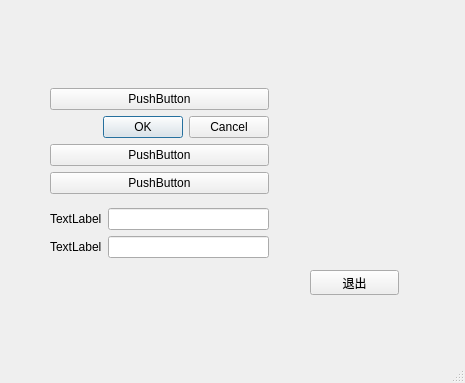
<?xml version="1.0" encoding="UTF-8"?>
<ui version="4.0">
 <class>MainWindow</class>
 <widget class="QMainWindow" name="MainWindow">
  <property name="geometry">
   <rect>
    <x>0</x>
    <y>0</y>
    <width>465</width>
    <height>383</height>
   </rect>
  </property>
  <property name="windowTitle">
   <string>MainWindow</string>
  </property>
  <widget class="QWidget" name="centralwidget">
   <widget class="QPushButton" name="pushButton_4">
    <property name="geometry">
     <rect>
      <x>310</x>
      <y>270</y>
      <width>89</width>
      <height>25</height>
     </rect>
    </property>
    <property name="text">
     <string>退出</string>
    </property>
   </widget>
   <widget class="QWidget" name="">
    <property name="geometry">
     <rect>
      <x>50</x>
      <y>80</y>
      <width>219</width>
      <height>186</height>
     </rect>
    </property>
    <layout class="QGridLayout" name="gridLayout_2">
     <item row="0" column="0">
      <layout class="QVBoxLayout" name="verticalLayout">
       <item>
        <widget class="QPushButton" name="pushButton_2">
         <property name="text">
          <string>PushButton</string>
         </property>
        </widget>
       </item>
       <item>
        <widget class="QDialogButtonBox" name="buttonBox">
         <property name="standardButtons">
          <set>QDialogButtonBox::Cancel|QDialogButtonBox::Ok</set>
         </property>
        </widget>
       </item>
       <item>
        <widget class="QPushButton" name="pushButton">
         <property name="text">
          <string>PushButton</string>
         </property>
        </widget>
       </item>
       <item>
        <widget class="QPushButton" name="pushButton_3">
         <property name="text">
          <string>PushButton</string>
         </property>
        </widget>
       </item>
      </layout>
     </item>
     <item row="1" column="0">
      <layout class="QGridLayout" name="gridLayout">
       <item row="0" column="0">
        <widget class="QLabel" name="label">
         <property name="text">
          <string>TextLabel</string>
         </property>
        </widget>
       </item>
       <item row="0" column="1">
        <widget class="QLineEdit" name="lineEdit"/>
       </item>
       <item row="1" column="0">
        <widget class="QLabel" name="label_2">
         <property name="text">
          <string>TextLabel</string>
         </property>
        </widget>
       </item>
       <item row="1" column="1">
        <widget class="QLineEdit" name="lineEdit_2"/>
       </item>
      </layout>
     </item>
    </layout>
   </widget>
  </widget>
  <widget class="QMenuBar" name="menubar">
   <property name="geometry">
    <rect>
     <x>0</x>
     <y>0</y>
     <width>465</width>
     <height>28</height>
    </rect>
   </property>
  </widget>
  <widget class="QStatusBar" name="statusbar"/>
 </widget>
 <resources/>
 <connections>
  <connection>
   <sender>pushButton_4</sender>
   <signal>clicked()</signal>
   <receiver>MainWindow</receiver>
   <slot>close()</slot>
   <hints>
    <hint type="sourcelabel">
     <x>364</x>
     <y>308</y>
    </hint>
    <hint type="destinationlabel">
     <x>327</x>
     <y>164</y>
    </hint>
   </hints>
  </connection>
 </connections>
</ui>
